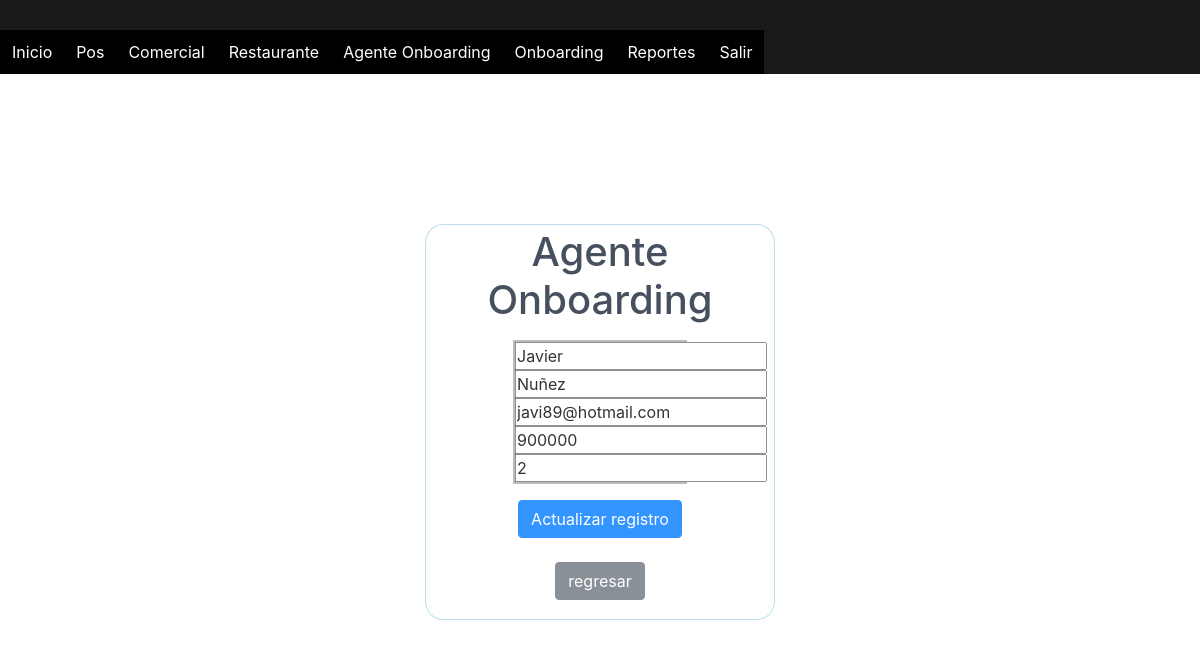
The page /Presentacion/html/fmrActualizarAgente.php?id=1 on the database its author committed.
### tables this page shows
CREATE TABLE `agenteonboarding` (
  `IdAgente` int(11) NOT NULL,
  `AgtoNombre` tinytext NOT NULL,
  `AgtoApellido` tinytext NOT NULL,
  `AgtoCorreo` varchar(50) NOT NULL,
  `AgtoSueldo` int(10) NOT NULL,
  `AgtoAntiguedad` int(10) DEFAULT NULL
);

### Presentacion/html/fmrActualizarAgente.php (the view, shortened to what this page needs)
<?php
$objConexion = Conectarse() ;
$sql = "SELECT * FROM agenteonboarding WHERE IdAgente = '$_REQUEST[id]'";
$resultado = $objConexion->query($sql);
$registro = $resultado->fetch_assoc();
?>
<!DOCTYPE html>
<html lang="es">
    <head>
        <link rel="stylesheet" href="../css/bootstrap.min.css">
    </head>
<body>
<header>
            <div id="header">
                <nav>
                    <ul class="nav">
                        <li><a href="./inicio.php">Inicio</a></li>
                        <li><a >Pos</a>
                        </li>
                        <li><a >Comercial</a>
                        </li>
                        <li><a >Restaurante</a>
                        </li>
                        <li><a >Agente Onboarding</a>
                        </li>
                         <li><a >Onboarding</a>
                         </li>
                        <li><a >Reportes</a>
                        </li>
                        <li><a href="../../index.php">Salir</a></li>
                    </ul>
                </nav>
            </div>
</header>
       <br>
    <form class="formulario" action="../../Logica/modificarAgente.php" method="POST">
    <h1>Agente Onboarding </h1>
    <div class="contenedor">
        <div class="input-contenedor">
            <input type="text" name="nombre" value="<?php echo $registro['AgtoNombre']; ?>" placeholder="Nombre">
            <input type="text" name="apellido" value="<?php echo $registro['AgtoApellido']; ?>" placeholder="Apellido">
            <input type="text" name="correo" value="<?php echo $registro['AgtoCorreo']; ?>" placeholder="Correo">
            <input type="text" name="sueldo" value="<?php echo $registro['AgtoSueldo']; ?>" placeholder="Sueldo">
            <input type="text" name="antiguedad" value="<?php echo $registro['AgtoAntiguedad']; ?>" placeholder="Antiguedad">
        </div>
        <center>
            <input type="submit" value="Actualizar registro" class="btn btn-primary" onclick="return confirmar()"> <br>
            <br><a class="btn btn-secondary" href="./fmrListarAgente.php">regresar</a></p>
        </center>
        </div>
    </form>
</body>
</html>

### Presentacion/css/Estilos.css (style rules this page uses)
body { font-family: arial,hevetica; background-image: url(../Imagenes/img1.jpg) ; background-size: cover; background-attachment: fixed; background-repeat: no-repeat; width: auto; }
* { padding: 0; margin: 0; }
header { background: rgba(0,0,0,0.9); width: 100%; position: fixed; z-index: 100; }
ul, ol { list-style:none; }
.nav { width:100%; margin:30px auto; }
.nav > li { float:left; }
.nav li a { background-color:#000; color:#fff; text-decoration:none; padding:10px 12px; display:block; }
.formulario { border: 1px solid lightblue; position: relative; margin: 1em auto; width: 350px; background: rgb(145, 135, 135); margin-top: 150px; }
.contenedor { width: 100%; padding: 0px; }
.formulario { background: #fff; margin-top: 200px; padding: 3px; border-radius: 5%; opacity:0.8; }
h1 { text-align: center; color: #1a2537; font-size: 40px; }
.input-contenedor { margin-bottom: 15px; border: 2px solid #aaa; width: 174px; background: rgb(72, 77, 75); margin: 1em auto }

### rows shown on the page
agenteonboarding: nombre "Javier", apellido "Nuñez", correo "javi89@hotmail.com", sueldo "900000", antiguedad "2"
